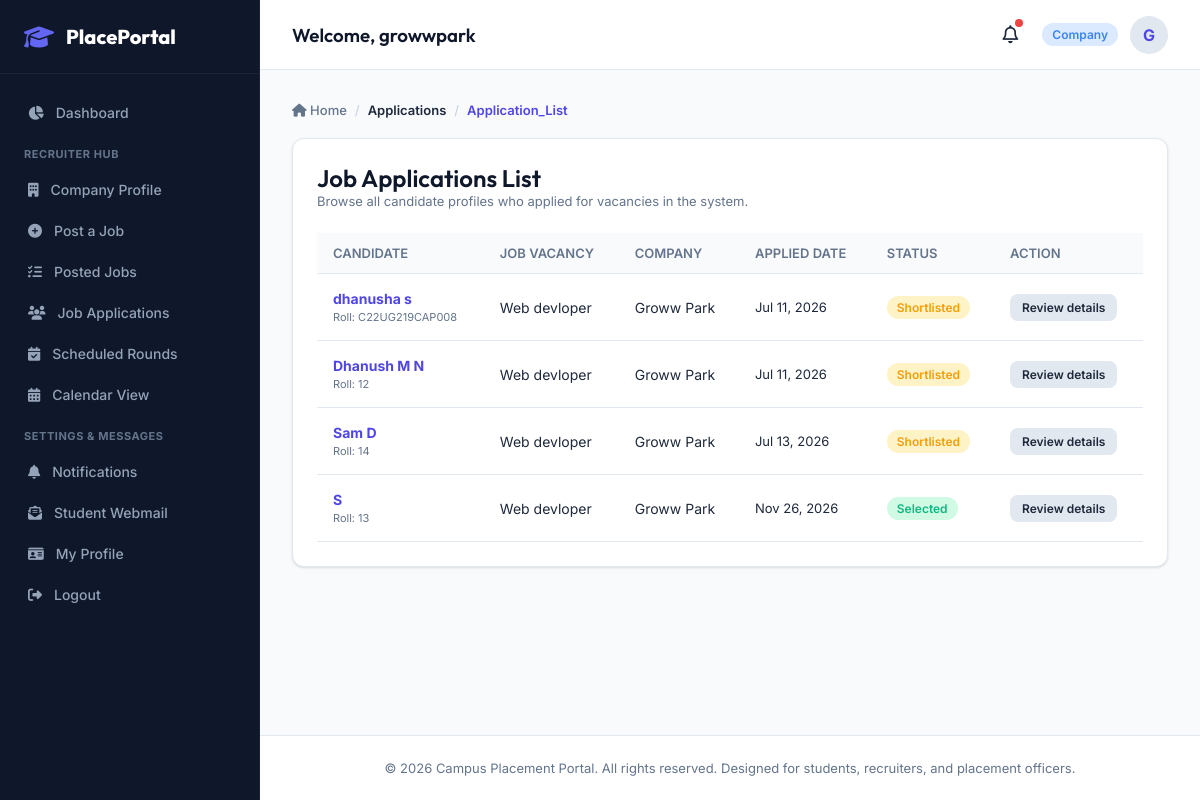
The app's page /applications/ (signed in), older data.
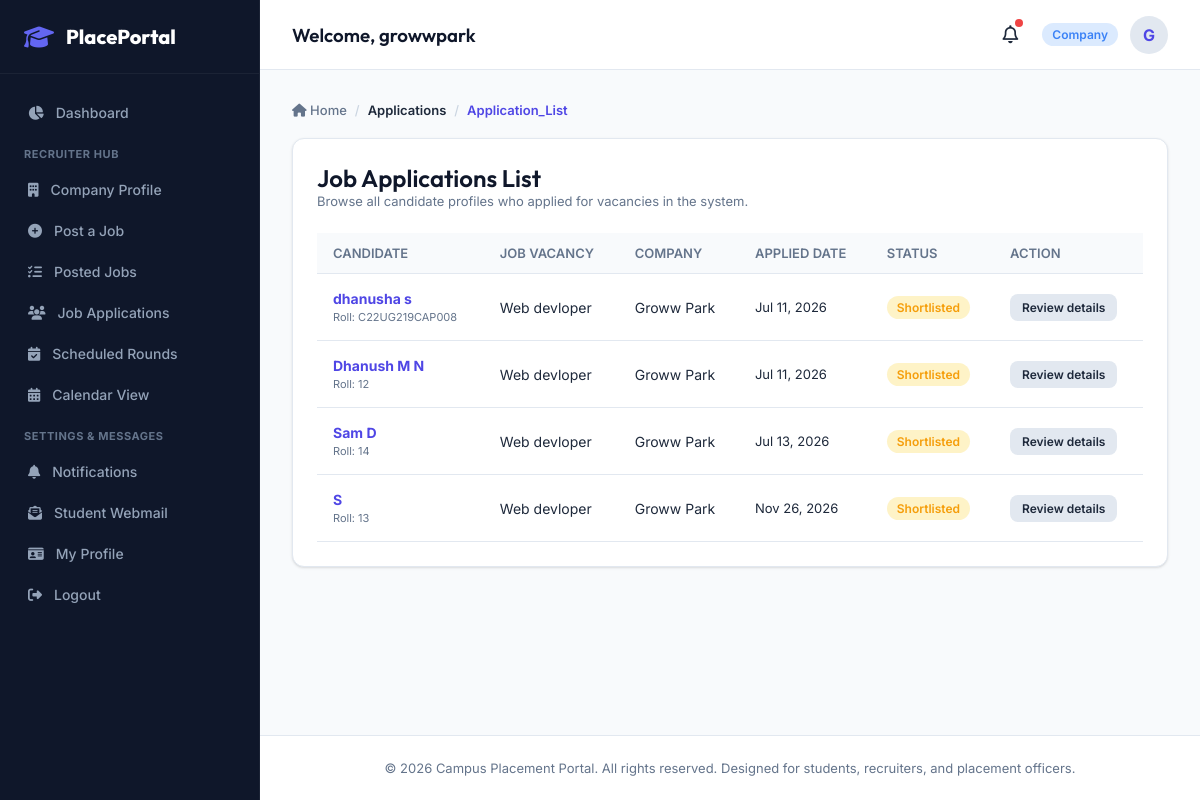
The same page, newer data.
### apps/applications/models.py (models this page shows, shortened)
class Application(models.Model):
    STATUS_CHOICES = (
        ('applied', 'Applied'),
        ('shortlisted', 'Shortlisted'),
        ('rejected', 'Rejected'),
        ('selected', 'Selected'),
    )
    job = models.ForeignKey(Job, on_delete=models.CASCADE, related_name='applications')
    student = models.ForeignKey(StudentProfile, on_delete=models.CASCADE, related_name='applications')
    applied_at = models.DateTimeField(auto_now_add=True)
    resume = models.FileField(upload_to='application_resumes/', blank=True, null=True)
    status = models.CharField(max_length=20, choices=STATUS_CHOICES, default='applied')
    cover_letter = models.TextField(blank=True)
    feedback = models.TextField(blank=True, help_text="Feedback from the recruiter")
    class Meta:
        unique_together = ('job', 'student')

### apps/students/models.py (models this page shows, shortened)
class StudentProfile(models.Model):
    STATUS_CHOICES = (
        ('unplaced', 'Unplaced'),
        ('shortlisted', 'Shortlisted'),
        ('placed', 'Placed'),
    )
    user = models.OneToOneField(settings.AUTH_USER_MODEL, on_delete=models.CASCADE, related_name='student_profile')
    roll_number = models.CharField(max_length=20, unique=True)
    department = models.CharField(max_length=100)
    course = models.CharField(max_length=100)
    batch_year = models.IntegerField()
    cgpa = models.DecimalField(max_digits=4, decimal_places=2)
    phone = models.CharField(max_length=15, blank=True, null=True)
    resume = models.FileField(upload_to='resumes/', blank=True, null=True)
    skills = models.TextField(blank=True, help_text="Comma-separated list of skills")
    placement_status = models.CharField(max_length=20, choices=STATUS_CHOICES, default='unplaced')

### apps/accounts/models.py (models this page shows, shortened)
class User(AbstractUser):
    ROLE_CHOICES = (
        ('student', 'Student'),
        ('company', 'Company'),
        ('officer', 'Placement Officer'),
        ('admin', 'Admin'),
    )
    role = models.CharField(max_length=20, choices=ROLE_CHOICES, default='student')
    phone_number = models.CharField(max_length=15, blank=True, null=True)

### apps/jobs/models.py (models this page shows, shortened)
class Job(models.Model):
    JOB_TYPE_CHOICES = (
        ('full_time', 'Full-time'),
        ('internship', 'Internship'),
        ('part_time', 'Part-time'),
    )
    company = models.ForeignKey(CompanyProfile, on_delete=models.CASCADE, related_name='jobs')
    title = models.CharField(max_length=200)
    description = models.TextField()
    requirements = models.TextField(blank=True, help_text="Additional job requirements")
    skills_required = models.TextField(blank=True, help_text="Comma-separated list of required skills")
    location = models.CharField(max_length=150)
    job_type = models.CharField(max_length=20, choices=JOB_TYPE_CHOICES, default='full_time')
    salary_package = models.CharField(max_length=50, help_text="e.g. 12 LPA, 50,000/month")
    eligibility_criteria = models.DecimalField(max_digits=4, decimal_places=2, default=0.00, help_text="Minimum required CGPA")
    application_deadline = models.DateTimeField()
    is_active = models.BooleanField(default=True)
    created_at = models.DateTimeField(auto_now_add=True)

### apps/companies/models.py (models this page shows, shortened)
class CompanyProfile(models.Model):
    user = models.OneToOneField(settings.AUTH_USER_MODEL, on_delete=models.CASCADE, related_name='company_profile')
    name = models.CharField(max_length=200)
    description = models.TextField(blank=True)
    website = models.URLField(blank=True)
    industry = models.CharField(max_length=100)
    logo = models.ImageField(upload_to='company_logos/', blank=True, null=True)
    contact_email = models.EmailField()
    contact_phone = models.CharField(max_length=15, blank=True, null=True)
    address = models.TextField(blank=True)

### apps/applications/views.py (the view)
# urls.py: path('', views.application_list, name='application_list'),
@login_required
def application_list(request):
    if request.user.role == 'student':
        student = request.user.student_profile
        applications = Application.objects.filter(student=student)
    elif request.user.role == 'company':
        company = request.user.company_profile
        applications = Application.objects.filter(job__company=company)
    else:
        applications = Application.objects.all()
    return render(request, 'applications/application_list.html', {'applications': applications})

### templates/applications/application_list.html (shortened to what this page needs)
{% extends 'base.html' %}
{% block content %}
<div class="card">
    <h2>Job Applications List</h2>
    <p style="color: var(--text-muted); font-size: 13px; margin-bottom: 24px;">Browse all candidate profiles who applied for vacancies in the system.</p>
    {% if applications %}
        <div class="table-responsive">
            <table>
                <thead>
                    <tr>
                        <th>Candidate</th>
                        <th>Job Vacancy</th>
                        <th>Company</th>
                        <th>Applied Date</th>
                        <th>Status</th>
                        <th>Action</th>
                    </tr>
                </thead>
                <tbody>
                    {% for app in applications %}
                        <tr>
                            <td>
                                <strong><a href="{% url 'students:student_detail' pk=app.student.pk %}">{{ app.student.user.get_full_name }}</a></strong>
                                <br><span style="font-size: 11px; color: var(--text-muted);">Roll: {{ app.student.roll_number }}</span>
                            </td>
                            <td>{{ app.job.title }}</td>
                            <td>{{ app.job.company.name }}</td>
                            <td style="font-size: 13px;">{{ app.applied_at|date:"M d, Y" }}</td>
                            <td>
                                {% if app.status == 'selected' %}
                                    <span class="badge badge-success">Selected</span>
                                {% elif app.status == 'shortlisted' %}
                                    <span class="badge badge-warning">Shortlisted</span>
                                {% elif app.status == 'rejected' %}
                                    <span class="badge badge-danger">Rejected</span>
                                {% else %}
                                    <span class="badge badge-info">Applied</span>
                                {% endif %}
                            </td>
                            <td>
                                <a href="{% url 'applications:application_detail' pk=app.pk %}" class="btn btn-secondary" style="padding: 6px 12px; font-size: 12px;">Review details</a>
                            </td>
                        </tr>
                    {% endfor %}
                </tbody>
            </table>
        </div>
    {% else %}
        <p style="color: var(--text-muted); text-align: center; padding: 40px 0;">No applications registered in the database.</p>
    {% endif %}
</div>
{% endblock %}

Row changes from the older to the newer data that the page shows:
changed Application "Nov 26, 2026": status "Selected" → "Shortlisted"
